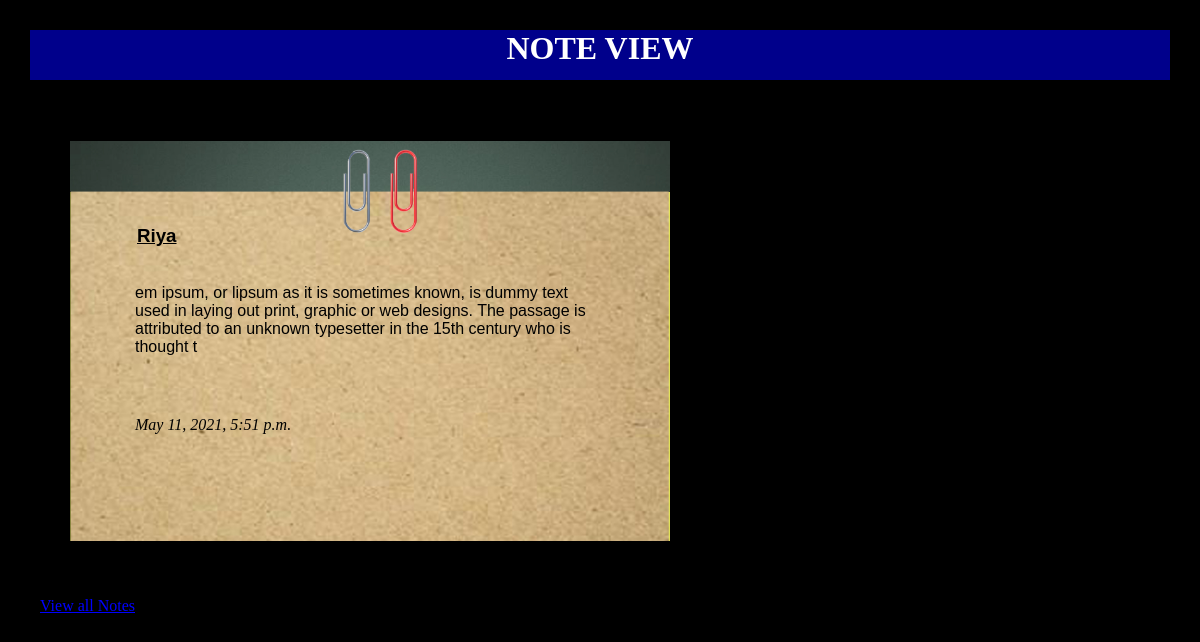
Page /notes/profile/view/16/ on the committed database.
### NotesCreater/models.py (models this page shows, shortened)
class Note(models.Model):
    name=models.CharField(max_length=20)
    text=models.CharField(max_length=200)
    created=models.DateTimeField(auto_now_add=True)
    user = models.ForeignKey(User,on_delete=models.CASCADE, related_name="note", null=True)

### NotesCreater/views.py (the view)
# urls.py: path('profile/view/<int:id>/', views.view_note,name='view'),
def view_note(request,id):
    try:
        note = Note.objects.get(id=id)
    except:
        return HttpResponseNotFound("Not Found")
    else:
        return render(request,'view.html',{'note':note})

### NotesCreater/templates/view.html (shortened to what this page needs)
{% load static %}
<html>
 <head>
   <link rel="stylesheet"  href="{%  static  'css/styles.css'  %}">
 </head>
 <body>
   <h1>NOTE VIEW</h1>
   <form method="post">
       <div class="align">
            <div class="media-content">
                <div class="content">
                    <p>
                        <h3> <strong> <u> {{ note.name }} </u> </strong> </h3>
                        <br> {{ note.text }}
                    </p>
                </div>
                    <div class="date">
                        <i>     {{ note.created}}     </i>
                    </div>
            </div>
        </div>
   </form>
   <a href="../../">View all Notes</a>
</body>
</html>

### NotesCreater/static/css/styles.css (style rules this page uses)
body { background-color:rgb(0, 0, 0); margin: 30px; }
h1 { background-color:darkblue; height:50px; color: white; text-align:center; }
a { margin:10px; color: blue; }
div.content { box-sizing:border-box; height:150px; width:80%; margin:60px; font-family: Englebert, Arial; padding:5px; }
div.media-content { box-sizing:border-box; height:400px; width:600px; background: white url("images/note.jpg") no-repeat; background-size: cover; margin:40px; }
div.align { display:flex; flex-wrap: wrap; }
strong { display:block; margin:2px; }
div.date { margin:65px; }

### rows in the picture
Note: name "Riya", text "em ipsum, or lipsum as it is sometimes known, is dummy text used in laying out print, graphic or web designs. The passage is attributed to an unknown typesetter in the 15th century who is thought t", created "May 11, 2021, 5:51 p.m."
